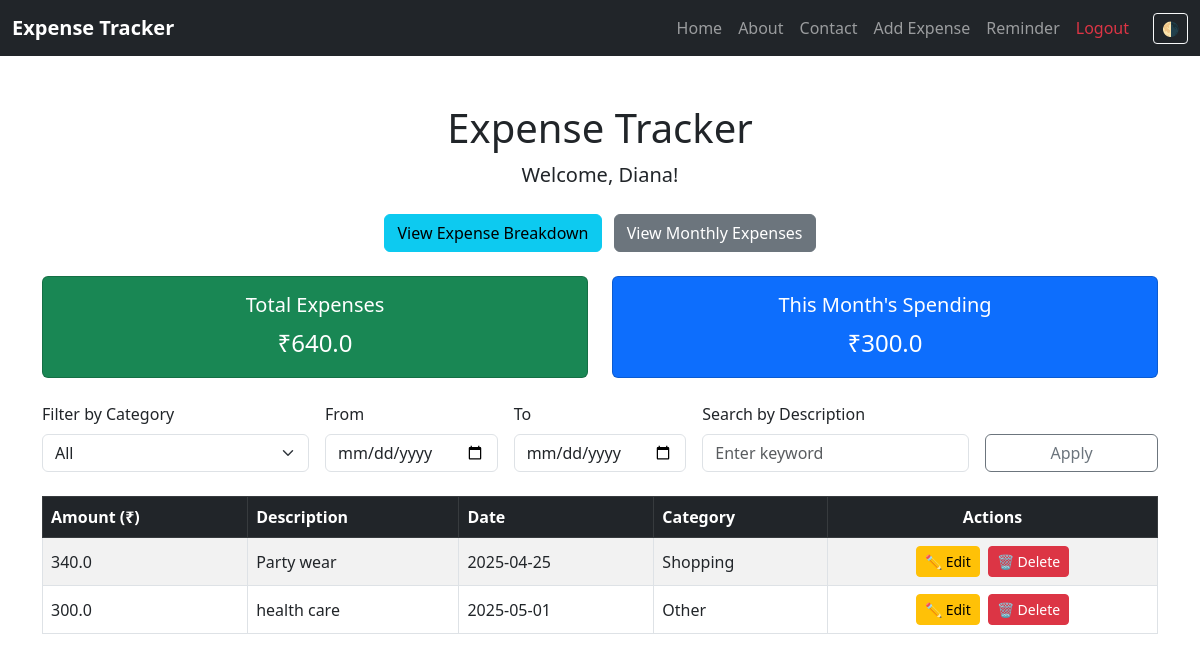
Screenshot of /home (signed in) with the database file from the repository.
### app.py (models this page shows)
class User(db.Model, UserMixin):
    id = db.Column(db.Integer, primary_key=True)
    username = db.Column(db.String(100), nullable=False, unique=True)
    password = db.Column(db.String(100), nullable=False)
    reminders = db.relationship('Reminder', backref='user', lazy=True)
    expenses = db.relationship('Expense', backref='user', lazy=True)

class Expense(db.Model):
    id = db.Column(db.Integer, primary_key=True)
    amount = db.Column(db.Float, nullable=False)
    description = db.Column(db.String(255), nullable=False)
    date = db.Column(db.Date, nullable=False)
    category = db.Column(db.String(50), nullable=False)
    user_id = db.Column(db.Integer, db.ForeignKey('user.id'), nullable=False)

### app.py (the view)
@app.route('/home')
@login_required
def home():
    category = request.args.get('category')
    start_date = request.args.get('start_date')
    end_date = request.args.get('end_date')
    search = request.args.get('search')
    query = Expense.query.filter_by(user_id=current_user.id)
    if category:
        query = query.filter_by(category=category)
    if start_date:
        try:
            start = datetime.strptime(start_date, '%Y-%m-%d').date()
            query = query.filter(Expense.date >= start)
        except ValueError:
            flash("Invalid start date format", "danger")
    if end_date:
        try:
            end = datetime.strptime(end_date, '%Y-%m-%d').date()
            query = query.filter(Expense.date <= end)
        except ValueError:
            flash("Invalid end date format", "danger")
    if search:
        query = query.filter(Expense.description.ilike(f'%{search}%'))
    expenses = query.all()
    total = sum(exp.amount for exp in expenses)
    now = datetime.now()
    monthly_total = sum(
        exp.amount for exp in expenses
        if exp.date.month == now.month and exp.date.year == now.year
    )
    category_totals = {}
    for exp in expenses:
        category_totals[exp.category] = category_totals.get(exp.category, 0) + exp.amount
    return render_template(
        'home.html', expenses=expenses, total=total,
        category_totals=category_totals, category=category,
        start_date=start_date, end_date=end_date,
        search=search, monthly_total=monthly_total
    )

### app.py (called while the page is built)
@login_manager.user_loader
def load_user(user_id):
    return User.query.get(int(user_id))

### templates/home.html (shortened to what this page needs)
{% extends 'base.html' %}
{% block content %}
<div class="container mt-5">
    <div class="text-center mb-4">
        <h1>Expense Tracker</h1>
        <p class="lead">Welcome, {{ current_user.username }}!</p>
    </div>
    <div class="text-center mb-4">
        <a href="{{ url_for('chart') }}" class="btn btn-info me-2">View Expense Breakdown</a>
        <a href="{{ url_for('monthly_expenses') }}" class="btn btn-secondary">View Monthly Expenses</a>
    </div>
    <div class="row mb-4">
        <div class="col-md-6">
            <div class="card text-white bg-success">
                <div class="card-body text-center">
                    <h5 class="card-title">Total Expenses</h5>
                    <p class="card-text fs-4">₹{{ total | round(2) }}</p>
                </div>
            </div>
        </div>
        <div class="col-md-6">
            <div class="card text-white bg-primary">
                <div class="card-body text-center">
                    <h5 class="card-title">This Month's Spending</h5>
                    <p class="card-text fs-4">₹{{ monthly_total | round(2) }}</p>
                </div>
            </div>
        </div>
    </div>
    <form method="GET" class="row g-3 mb-4">
        <div class="col-md-3">
            <label for="category" class="form-label">Filter by Category</label>
            <select class="form-select" name="category" id="category">
                <option value="">All</option>
            </select>
        </div>
        <div class="col-md-2">
            <label for="start_date" class="form-label">From</label>
            <input type="date" name="start_date" class="form-control" id="start_date" value="{{ request.args.get('start_date', '') }}">
        </div>
        <div class="col-md-2">
            <label for="end_date" class="form-label">To</label>
            <input type="date" name="end_date" class="form-control" id="end_date" value="{{ request.args.get('end_date', '') }}">
        </div>
        <div class="col-md-3">
            <label for="search" class="form-label">Search by Description</label>
            <input type="text" name="search" class="form-control" id="search" placeholder="Enter keyword" value="{{ request.args.get('search', '') }}">
        </div>
        <div class="col-md-2 align-self-end">
            <button type="submit" class="btn btn-outline-secondary w-100">Apply</button>
        </div>
    </form>
    {% if expenses %}
    <div class="table-responsive">
        <table class="table table-striped table-bordered align-middle">
            <thead class="table-dark">
                <tr>
                    <th>Amount (₹)</th>
                    <th>Description</th>
                    <th>Date</th>
                    <th>Category</th>
                    <th class="text-center">Actions</th>
                </tr>
            </thead>
            <tbody>
                {% for expense in expenses %}
                <tr>
                    <td>{{ expense.amount }}</td>
                    <td>{{ expense.description }}</td>
                    <td>{{ expense.date.strftime('%Y-%m-%d') }}</td>
                    <td>{{ expense.category }}</td>
                    <td class="text-center">
                        <a href="{{ url_for('edit_expense', expense_id=expense.id) }}"
                           class="btn btn-warning btn-sm me-1" title="Edit">
                            ✏️ Edit
                        </a>
                        <form action="{{ url_for('delete_expense', expense_id=expense.id) }}"
                              method="POST" class="d-inline">
                            <button type="submit" class="btn btn-danger btn-sm" title="Delete"
                                    onclick="return confirm('Are you sure you want to delete this expense?')">
                                🗑️ Delete
                            </button>
                        </form>
                    </td>
                </tr>
                {% endfor %}
            </tbody>
        </table>
    </div>
    {% else %}
        <p class="text-center">No expenses found. Start by adding one!</p>
    {% endif %}
</div>
{% endblock %}

### rows the page displays
User: username "Diana"
Expense: amount "340.0", description "Party wear", date "2025-04-25", category "Shopping"
Expense: amount "300.0", description "health care", date "2025-05-01", category "Other"

### other values shown
{{ total | round(2) }} "640.0"
{{ monthly_total | round(2) }} "300.0"
